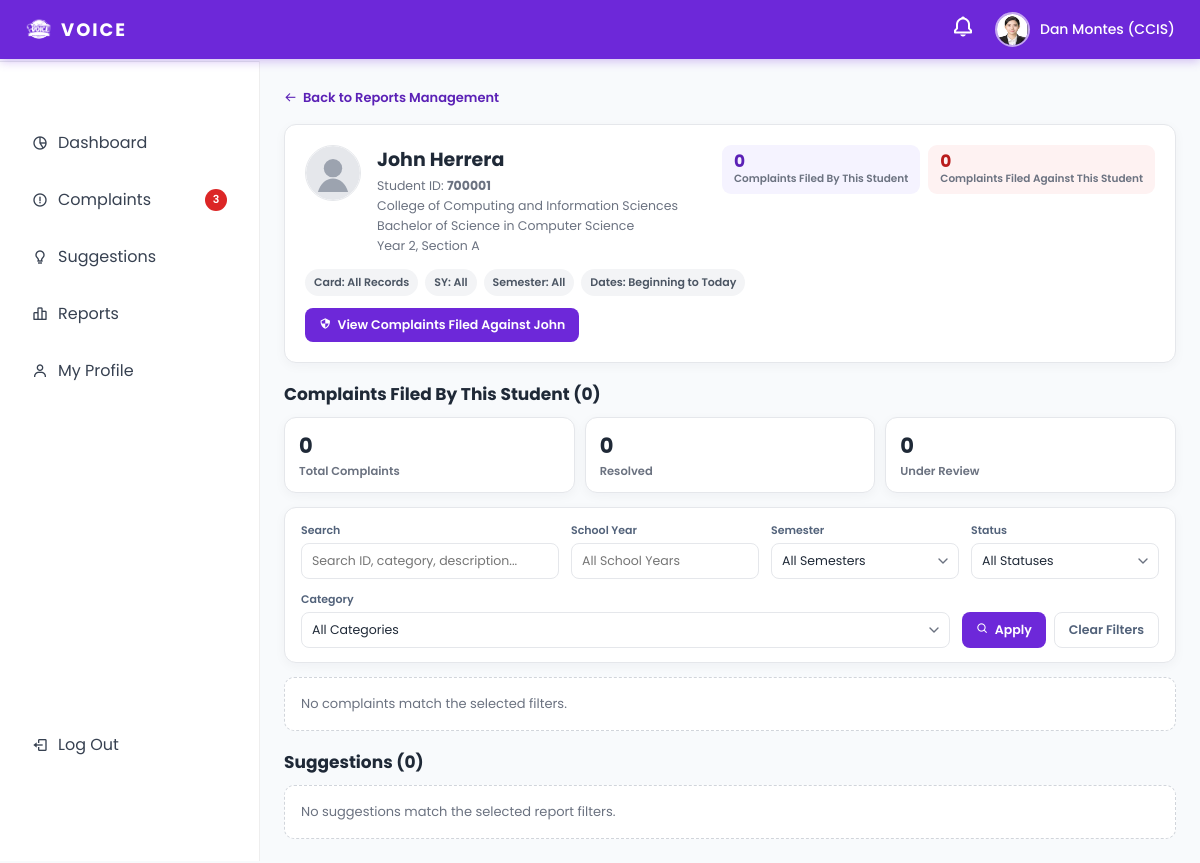
The page /Ui-main/dean/dean_report_student_detail.php?student_id=5 (signed in) on the database its author committed.
### tables this page shows
CREATE TABLE `dean_profiles` (
  `id` int(11) NOT NULL,
  `user_id` int(11) NOT NULL,
  `first_name` varchar(50) NOT NULL,
  `last_name` varchar(50) NOT NULL,
  `college_id` int(11) DEFAULT NULL,
  `phone` varchar(20) DEFAULT NULL,
  `office` varchar(100) DEFAULT NULL,
  `status` enum('active','inactive') DEFAULT 'active',
  `profile_photo` varchar(255) DEFAULT NULL,
  `created_at` timestamp NOT NULL DEFAULT current_timestamp()
);

CREATE TABLE `colleges` (
  `id` int(11) NOT NULL,
  `code` varchar(20) NOT NULL,
  `name` varchar(150) NOT NULL,
  `status` enum('active','inactive') DEFAULT 'active',
  `created_at` timestamp NOT NULL DEFAULT current_timestamp()
);

CREATE TABLE `student_profiles` (
  `id` int(11) NOT NULL,
  `user_id` int(11) NOT NULL,
  `student_number` varchar(20) NOT NULL,
  `first_name` varchar(50) NOT NULL,
  `last_name` varchar(50) NOT NULL,
  `middle_name` varchar(50) DEFAULT NULL,
  `gender` enum('male','female','other') DEFAULT NULL,
  `contact_number` varchar(20) DEFAULT NULL,
  `college_id` int(11) DEFAULT NULL,
  `year_level` tinyint(4) DEFAULT NULL,
  `section` varchar(10) DEFAULT NULL,
  `school_year` varchar(20) DEFAULT NULL,
  `id_document` varchar(255) DEFAULT NULL,
  `status` enum('pending','active','inactive') DEFAULT 'pending',
  `created_at` timestamp NOT NULL DEFAULT current_timestamp(),
  `program_id` int(11) DEFAULT NULL,
  `complaint_count` int(11) NOT NULL DEFAULT 0
);

CREATE TABLE `programs` (
  `id` int(11) NOT NULL,
  `college_id` int(11) NOT NULL,
  `code` varchar(20) NOT NULL,
  `name` varchar(150) NOT NULL,
  `status` enum('active','inactive') DEFAULT 'active',
  `created_at` timestamp NOT NULL DEFAULT current_timestamp()
);

### Ui-main/dean/dean_report_student_detail.php (the view, shortened to what the rows shown need)
<?php
require_once __DIR__ . '/../school_year_helpers.php';
if (!function_exists('e')) {
    function e($value): string
    {
        return htmlspecialchars((string)$value, ENT_QUOTES, 'UTF-8');
    }
}
$deanStmt = $pdo->prepare('SELECT dp.college_id, c.name AS college_name, c.code AS college_code FROM dean_profiles dp LEFT JOIN colleges c ON c.id = dp.college_id WHERE dp.user_id = :user_id LIMIT 1');
$deanStmt->execute([':user_id' => (int)$_SESSION['user_id']]);
$dean = $deanStmt->fetch(PDO::FETCH_ASSOC);
$collegeId = (int)$dean['college_id'];
$studentId = (int)($_GET['student_id'] ?? 0);
$cardFilter = trim((string)($_GET['card_filter'] ?? ''));
if (!in_array($cardFilter, ['complaints', 'suggestions', 'reviewed_suggestions', 'resolved_complaints'], true)) {
    $cardFilter = '';
}
$departmentsStmt = $pdo->prepare('SELECT id, name FROM programs WHERE college_id = :college_id ORDER BY name');
$departmentsStmt->execute([':college_id' => $collegeId]);
$departmentIds = array_map(static fn(array $row): int => (int)$row['id'], $departmentsStmt->fetchAll(PDO::FETCH_ASSOC));
$programId = (int)($_GET['department'] ?? 0);
if ($programId <= 0 || !in_array($programId, $departmentIds, true)) {
    $programId = 0;
}
$schoolYear = trim((string)($_GET['school_year'] ?? ''));
$semester = trim((string)($_GET['semester'] ?? ''));
if (!in_array($semester, ['1', '2'], true)) {
    $semester = '';
}
$dateFrom = trim((string)($_GET['date_from'] ?? ''));
$dateTo = trim((string)($_GET['date_to'] ?? ''));
$rangeStart = $dateFrom !== '' ? $dateFrom . ' 00:00:00' : '';
$rangeEnd = $dateTo !== '' ? (new DateTimeImmutable($dateTo))->modify('+1 day')->format('Y-m-d 00:00:00') : '';
$studentStmt = $pdo->prepare(
    'SELECT sp.id, sp.student_number, sp.first_name, sp.last_name, sp.middle_name,
            sp.year_level, sp.section, sp.status, sp.school_year AS student_school_year,
            p.name AS program, c.name AS college_name,
            u.profile_pic
     FROM student_profiles sp
     LEFT JOIN programs p ON p.id = sp.program_id
     LEFT JOIN colleges c ON c.id = sp.college_id
     LEFT JOIN users u ON u.id = sp.user_id
     WHERE sp.id = :student_id AND sp.college_id = :college_id
    AND (:program_id_filter = 0 OR sp.program_id = :program_id_match)
     LIMIT 1'
);
$studentStmt->execute([
    ':student_id' => $studentId,
    ':college_id' => $collegeId,
    ':program_id_filter' => $programId,
    ':program_id_match' => $programId,
]);
$student = $studentStmt->fetch(PDO::FETCH_ASSOC);
$studentPhotoStored = trim((string)($student['profile_pic'] ?? ''));
$studentPhotoSrc = ($studentPhotoStored !== '' && is_file(__DIR__ . '/../' . ltrim($studentPhotoStored, '/')))
    ? '../' . ltrim($studentPhotoStored, '/')
    : '../assets/images/default-avatar.svg';
function report_detail_filter_sql(string $alias, string $schoolYear, string $semester, string $rangeStart, string $rangeEnd, array &$params, string $prefix): string
{
    $sql = '';
    return $sql;
}
$suggestions = [];
$baseParams = [':student_id' => $studentId, ':college_id' => $collegeId];
$loadComplaints = $cardFilter === '' || in_array($cardFilter, ['complaints', 'resolved_complaints'], true);
$loadSuggestions = $cardFilter === '' || in_array($cardFilter, ['suggestions', 'reviewed_suggestions'], true);
$filteredTotal = 0;
if ($loadComplaints) {
    $summaryParams = [':student_id' => $studentId, ':college_id' => $collegeId];
    $summaryWhere = ' WHERE c.student_id = :student_id AND c.college_id = :college_id' . report_detail_filter_sql('c', $schoolYear, $semester, $rangeStart, $rangeEnd, $summaryParams, 'summary');
    $complaintParams = [':student_id' => $studentId, ':college_id' => $collegeId];
    $complaintWhere = ' WHERE c.student_id = :student_id AND c.college_id = :college_id' . report_detail_filter_sql('c', $schoolYear, $semester, $rangeStart, $rangeEnd, $complaintParams, 'complaint_detail');
    $countStmt = $pdo->prepare('SELECT COUNT(*) FROM complaints c LEFT JOIN complaint_categories cc ON cc.id = c.category_id' . $complaintWhere);
    $countStmt->execute($complaintParams);
    $filteredTotal = (int)$countStmt->fetchColumn();
}
if ($loadSuggestions) {
    $params = $baseParams;
    $sql = "SELECT s.*, sc.name AS category_name,
                   (SELECT tr.message FROM ticket_replies tr WHERE tr.ticket_type = 'suggestion' AND tr.ticket_id = s.id AND tr.sender_role = 'dean' ORDER BY tr.created_at DESC, tr.id DESC LIMIT 1) AS dean_remark
            FROM suggestions s
            LEFT JOIN suggestion_categories sc ON sc.id = s.category_id
            WHERE s.student_id = :student_id AND s.college_id = :college_id";
    $sql .= report_detail_filter_sql('s', $schoolYear, $semester, $rangeStart, $rangeEnd, $params, 'suggestion_detail');
    $sql .= ' ORDER BY COALESCE(s.date_of_suggestion, DATE(s.created_at)) DESC, s.id DESC';
    $stmt = $pdo->prepare($sql);
    $stmt->execute($params);
    $suggestions = $stmt->fetchAll(PDO::FETCH_ASSOC);
}
$filterLabel = [
    '' => 'All Records',
    'complaints' => 'Complaints',
    'suggestions' => 'Suggestions',
    'reviewed_suggestions' => 'Reviewed Suggestions',
    'resolved_complaints' => 'Resolved Complaints',
][$cardFilter];
?>
<!DOCTYPE html>
<html lang="en">
<head>
<link href="https://unpkg.com/boxicons@2.1.4/css/boxicons.min.css" rel="stylesheet">
</head>
<body>
<?php include 'dean_topbar.php'; ?>
<?php include 'dean_sidebar.php'; ?>
<div class="main">
<div class="shell">
    <div class="student-header">
        <div class="student-header-inner">
            <img class="student-avatar" src="<?php echo e($studentPhotoSrc); ?>" alt="">
            <div class="student-header-text">
                <h1><?php echo e(trim($student['first_name'] . ' ' . $student['last_name'])); ?></h1>
                <p>Student ID: <strong><?php echo e($student['student_number']); ?></strong></p>
                <p><?php echo e($student['college_name'] ?? $dean['college_name']); ?></p>
                <p><?php echo e($student['program'] ?? 'Program not assigned'); ?></p>
                <p>Year <?php echo e($student['year_level'] ?? 'N/A'); ?>, Section <?php echo e($student['section'] ?? 'N/A'); ?></p>
            </div>
            <div class="student-header-stats">
            </div>
        </div>
        <div class="badges">
            <span class="badge">Card: <?php echo e($filterLabel); ?></span>
            <span class="badge">SY: <?php echo e($schoolYear !== '' ? $schoolYear : 'All'); ?></span>
            <span class="badge">Semester: <?php echo e($semester === '1' ? '1st Semester' : ($semester === '2' ? '2nd Semester' : 'All')); ?></span>
            <span class="badge">Dates: <?php echo e($dateFrom !== '' ? $dateFrom : 'Beginning'); ?> to <?php echo e($dateTo !== '' ? $dateTo : 'Today'); ?></span>
        </div>
        <a class="btn-view-against" href="dean_reported_complaints.php?student_id=<?php echo (int)$studentId; ?>"><i class="bx bx-shield-quarter"></i> View Complaints Filed Against <?php echo e($student['first_name']); ?></a>
    </div>
    <?php if ($loadComplaints): ?>
    <section class="section">
        <h2>Complaints Filed By This Student (<?php echo $filteredTotal; ?>)</h2>
    </section>
    <?php endif; ?>
    <?php if ($loadSuggestions): ?>
    <section class="section">
        <h2>Suggestions (<?php echo count($suggestions); ?>)</h2>
    </section>
    <?php endif; ?>
</div>
</div>
</body>
</html>

### Ui-main/dean/dean_topbar.php (shortened to what the rows shown need)
<?php
require_once __DIR__ . '/../db_connection.php';
    ?>
    <?php
$topbarProfilePic = '../assets/images/default-avatar.svg';
$topbarDisplayName = trim((string)($_SESSION['full_name'] ?? 'Dean User'));
if (isset($_SESSION['user_id'])) {
    try {
        $hasPhotoColumn = false;
        $photoCheck = $pdo->query("SHOW COLUMNS FROM dean_profiles LIKE 'profile_photo'");
        if ($photoCheck && $photoCheck->fetch()) {
            $hasPhotoColumn = true;
        }
        if ($hasPhotoColumn) {
            $deanStmt = $pdo->prepare(
                'SELECT dp.first_name, dp.last_name, dp.profile_photo, c.code AS college_code
                 FROM dean_profiles dp
                 LEFT JOIN colleges c ON c.id = dp.college_id
                 WHERE dp.user_id = :user_id
                 LIMIT 1'
            );
            $deanStmt->execute([':user_id' => (int)$_SESSION['user_id']]);
            $deanProfile = $deanStmt->fetch(PDO::FETCH_ASSOC) ?: null;
            if ($deanProfile) {
                $fullName = trim(((string)($deanProfile['first_name'] ?? '')) . ' ' . ((string)($deanProfile['last_name'] ?? '')));
                if ($fullName !== '') {
                    $topbarDisplayName = $fullName;
                }
                $collegeCode = trim((string)($deanProfile['college_code'] ?? ''));
                if ($collegeCode !== '') {
                    $topbarDisplayName .= ' (' . $collegeCode . ')';
                }
                $photo = trim((string)($deanProfile['profile_photo'] ?? ''));
                if ($photo !== '') {
                    if (stripos($photo, 'http://') === 0 || stripos($photo, 'https://') === 0) {
                        $topbarProfilePic = $photo;
                    } else {
                        $topbarProfilePic = '../' . ltrim($photo, '/');
                    }
                }
            }
        }
    } catch (PDOException $e) {
    }
}
?>
<link href='https://unpkg.com/boxicons@2.1.4/css/boxicons.min.css' rel='stylesheet'>
<div class="topbar">
    <div class="topbar-right">
        <div class="profile-container" id="profileIcon">
            <img class="profile-pic" src="<?php echo htmlspecialchars($topbarProfilePic, ENT_QUOTES, 'UTF-8'); ?>" alt="profile">
            <span><?php echo htmlspecialchars($topbarDisplayName, ENT_QUOTES, 'UTF-8'); ?></span>
        </div>
    </div>
</div>

### rows shown on the page
dean_profiles: profile_photo (picture), topbarDisplayName "Dan Montes (CCIS)"
student_profiles: first_name+last_name "John Herrera", student_number "700001", college.name "College of Computing and Information Sciences", program.name "Bachelor of Science in Computer Science", year_level "2", section "A", first_name "John"

### other values the page prints
$pendingComplaintCount "3"
$allTimeFiledByCount "0"
$filedAgainstCount "0"
$filterLabel "All Records"
$schoolYear !== '' ? $schoolYear : 'All' "All"
$dateFrom !== '' ? $dateFrom : 'Beginning' "Beginning"
$dateTo !== '' ? $dateTo : 'Today' "Today"
$filteredTotal "0"
$summaryTotal "0"
$summaryResolved "0"
$summaryUnderReview "0"
count($suggestions) "0"
